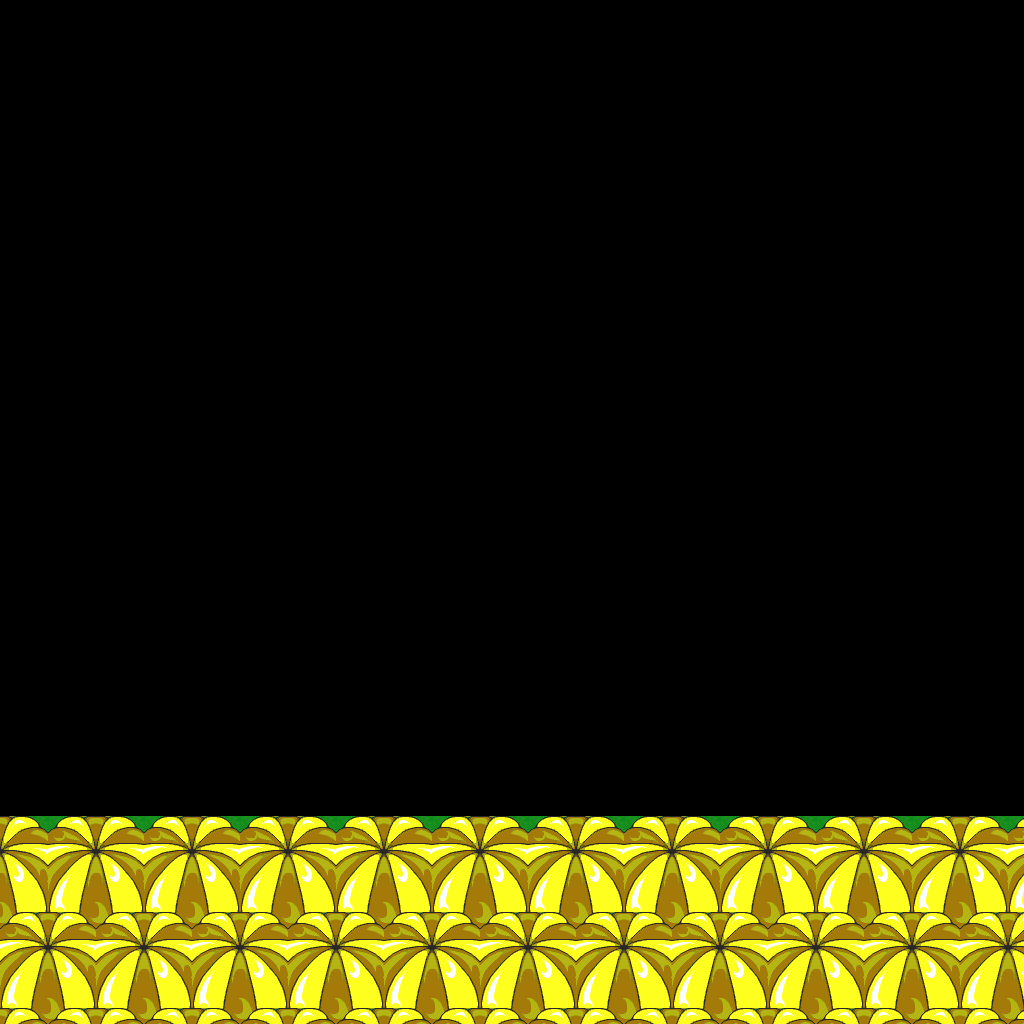

Tiled map render using the project's own tile images. Description and the map definition, with tile-layer contents summarised, below:
An orthogonal 64x64 tile map with 16x16 px tiles, 1 tile layer (base), 1 hidden layer not drawn.

<map version="1.10" tiledversion="1.12.1" orientation="orthogonal" renderorder="right-down" width="64" height="64" tilewidth="16" tileheight="16" infinite="0" nextlayerid="3" nextobjectid="1">
 <tileset firstgid="1" source="../classiciphone_pics4.tsx" />
 <layer id="1" name="base" width="64" height="64">
  <data>[4096 cells, 832 non-empty, 40 distinct tile ids]</data>
 </layer>
 <layer id="2" name="collision" width="64" height="64" visible="0">
  <properties><property name="collision" value="true" /></properties>
  <data>[4096 cells, 832 non-empty, 1 distinct tile ids]</data>
 </layer>
</map>
